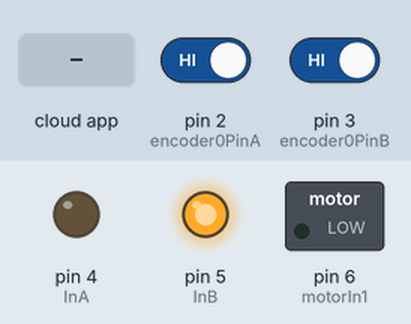
A sketch run on a simulated Arduino Uno, built with avr-gcc and run on an emulated ATmega328P. On the bench: switched loads named in the sketch (green lamp = pin HIGH), output pins drawn as LEDs (lit = HIGH). Inputs (shaded band) come from the test bench; at power-on: pin 2 (encoder0PinA) HIGH, pin 3 (encoder0PinB) HIGH. The ROS host is connected and sends only what is stated.

Above: at 1.2 s.
1.3 s: the phone or cloud app sets voltage to -100
At 1.9 s:
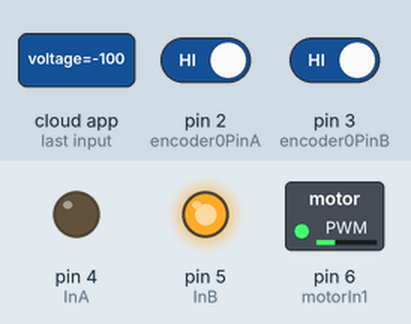
2.8 s: the phone or cloud app sets voltage to 100
At 3.1 s:
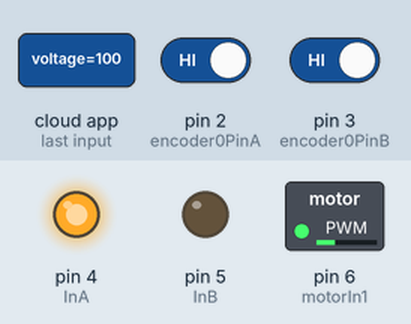
Timing chart, 0 to 5.8 s (numbered marks = the images above; inputs shaded):
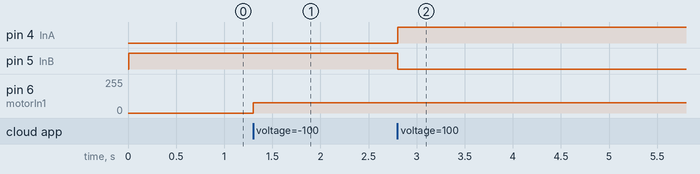

The sketch:

systemID0.ino
```cpp
//#include <Metro.h>
//#include "SoftwareSerial.h";

#include <ros.h>
#include <std_msgs/Float32.h>


#define encoder0PinA  2
#define encoder0PinB  3

#define motorIn1 6
#define InA 4
#define InB 5

#define LOOPTIME 5

int pinAState = 0;
int pinAStateOld = 0;
int pinBState = 0;
int pinBStateOld = 0;

double omega_actual = 0.0;

volatile long Encoderpos = 0;

long dT = 0;
volatile int lastEncoded = 0;
unsigned long lastMilli = 0;                    // loop timing
unsigned long startMilli = 0;


int PWM_val = 0;                                // (25% = 64; 50% = 127; 75% = 191; 100% = 255)

int CPR = 16 * 4;   // CPR=12*4  for JGA25-371 rpm=19
int gear_ratio = 30;  //gear_ratio=226

ros::NodeHandle nh;

std_msgs::Float32 omega;
ros::Publisher publisher("/omega", &omega);

void messageCb( const std_msgs::Float32& voltage){

  PWM_val = (float) 255 * voltage.data/12;

  //PWM_val = 212;
}

ros::Subscriber<std_msgs::Float32> subscriber("/voltage", &messageCb );


void setup() {
 pinMode(encoder0PinA, INPUT);
 digitalWrite(encoder0PinA, HIGH);       // turn on pullup resistor
 pinMode(encoder0PinB, INPUT);
 digitalWrite(encoder0PinB, HIGH);       // turn on pullup resistor

 attachInterrupt(0, doEncoder, CHANGE);  // encoder pin on interrupt 0 - pin 2
 attachInterrupt(1, doEncoder, CHANGE);
// pinMode(Rx, INPUT); pinMode(Tx, OUTPUT);
 pinMode(InA, OUTPUT);
 pinMode(InB, OUTPUT);
 //mySerial.begin (19200);
 //Serial.begin (57600);
 //Serial.begin (57600);

 startMilli = millis();

 nh.getHardware()->setBaud(1000000);
 nh.initNode();
 nh.subscribe(subscriber);
 nh.advertise(publisher);
}

void loop()
{
  //readCmd_wheel_angularVel();
  //omega_target = 6.28;  //for debugging
/*
  if (millis() - startMilli >= 10000) {
    PWM_val = 212;  // try a step with 10 volts

  }
*/

  if ((millis()-lastMilli) >= LOOPTIME)
  {                                    // enter timed loop
        dT = millis()-lastMilli;
        lastMilli = millis();
        getMotorData();

        sendFeedback_wheel_angularVel(); // send actually speed to mega


        if (PWM_val <= 0)   { analogWrite(motorIn1,abs(PWM_val));  digitalWrite(InA, LOW);  digitalWrite(InB, HIGH); }
        if (PWM_val > 0)    { analogWrite(motorIn1,abs(PWM_val));  digitalWrite(InA, HIGH);   digitalWrite(InB, LOW);}

        // print Motor info for debugging
        //printMotorInfo();
  }

  nh.spinOnce();
}


void sendFeedback_wheel_angularVel()
{

  omega.data = omega_actual;
  publisher.publish( &omega );


  /*
  actual_send = int(omega_actual/0.00031434064); //convert rad/s to 16 bit integer to send
  char sT='{'; //send start byte
  byte sH = highByte(actual_send); //send high byte
  byte sL = lowByte(actual_send);  //send low byte
  char sP='}'; //send stop byte

  Serial.write(sT); Serial.write(sH); Serial.write(sL); Serial.write(sP);
  */
}

void getMotorData()
{
  static long EncoderposPre = 0;
  //converting ticks/s to rad/s
  //omega_actual = 4.5;
  omega_actual = ((Encoderpos - EncoderposPre)*(1000/dT))*2*PI/(CPR*gear_ratio);  //ticks/s to rad/s
  EncoderposPre = Encoderpos;
}

/*
double updatePid(double targetValue,double currentValue)
{

  static double last_error=0;
  error = targetValue - currentValue;

  // Added by KKuei to remove the noises
  //if (error <= 0.1 && error >= -0.1) error = 0.0;

  sum_error = sum_error + error * dT;

  // Added by KKuei to bound sum_error range
  //sum_error = constrain(sum_error, -3000, 3000);

  d_error = (error - last_error) / dT;
  pidTerm = Kp * error + Ki * sum_error + Kd * d_error;
  //pidTerm = Kp * error + Kd * d_error;
  last_error = error;

  //calculated_pidTerm = pidTerm/0.04039215686;

  // added by KKuei
  calculated_pidTerm = pidTerm/0.047058824;
  constrained_pidterm = constrain(calculated_pidTerm, -255, 255);

  return constrained_pidterm;
}

*/

void doEncoder() {
//   Encoderpos++;
  pinAState = digitalRead(2);
  pinBState = digitalRead(3);

  if (pinAState == 0 && pinBState == 0) {
    if (pinAStateOld == 1 && pinBStateOld == 0) // forward
      {
        Encoderpos ++;
        goto rp;
      }
    if (pinAStateOld == 0 && pinBStateOld == 1) // reverse
      {
        Encoderpos --;
        goto rp;
      }
  }
  if (pinAState == 0 && pinBState == 1) {
    if (pinAStateOld == 0 && pinBStateOld == 0) // forward
      {
        Encoderpos ++;
        goto rp;
      }
    if (pinAStateOld == 1 && pinBStateOld == 1) // reverse
      {
        Encoderpos --;
        goto rp;
      }
  }
  if (pinAState == 1 && pinBState == 1) {
    if (pinAStateOld == 0 && pinBStateOld == 1) // forward
      {
        Encoderpos ++;
        goto rp;
      }
    if (pinAStateOld == 1 && pinBStateOld == 0) // reverse
      {
        Encoderpos --;
        goto rp;
      }
  }

  if (pinAState == 1 && pinBState == 0) {
    if (pinAStateOld == 1 && pinBStateOld == 1) // forward
      {
        Encoderpos ++;
        goto rp;
      }
    if (pinAStateOld == 0 && pinBStateOld == 0) // reverse
      {
        Encoderpos --;
        goto rp;
      }
  }

  rp:
  pinAStateOld = pinAState;
  pinBStateOld = pinBState;
}

/*
void printMotorInfo()
{
   static int samples = 0;

   //Serial.print("  actual:");                  Serial.print(omega_actual);
   //Serial.println();

   //Serial.print("  target:");                  Serial.print(omega_target);

   //Serial.println();

   if (samples >= 1) {
      Serial.print("  target:");                  Serial.print(omega_target);
      Serial.print("  actual:");                  Serial.print(omega_actual);

      Serial.print("  error:");                  Serial.print(error);
      Serial.print("  sum_err:");                  Serial.print(sum_error);

      Serial.print("  dT:");                  Serial.print(dT);
      Serial.print("  pidTerm:");             Serial.print(pidTerm);
      Serial.print("  calculated_pidTerm:");  Serial.print(calculated_pidTerm);
      Serial.print("  constrained_pidterm:"); Serial.print(constrained_pidterm);
      //Serial.println();

      Serial.println();

      samples = 0;
   } else
   {
     samples ++;
   }


}
*/
```

Measured:
- after the input at 1.3 s, pin 6 (motorIn1): 0/255 → 77/255 at once
- after the input at 2.8 s, pin 4 (InA): LOW → HIGH at once; pin 5 (InB): HIGH → LOW at once
